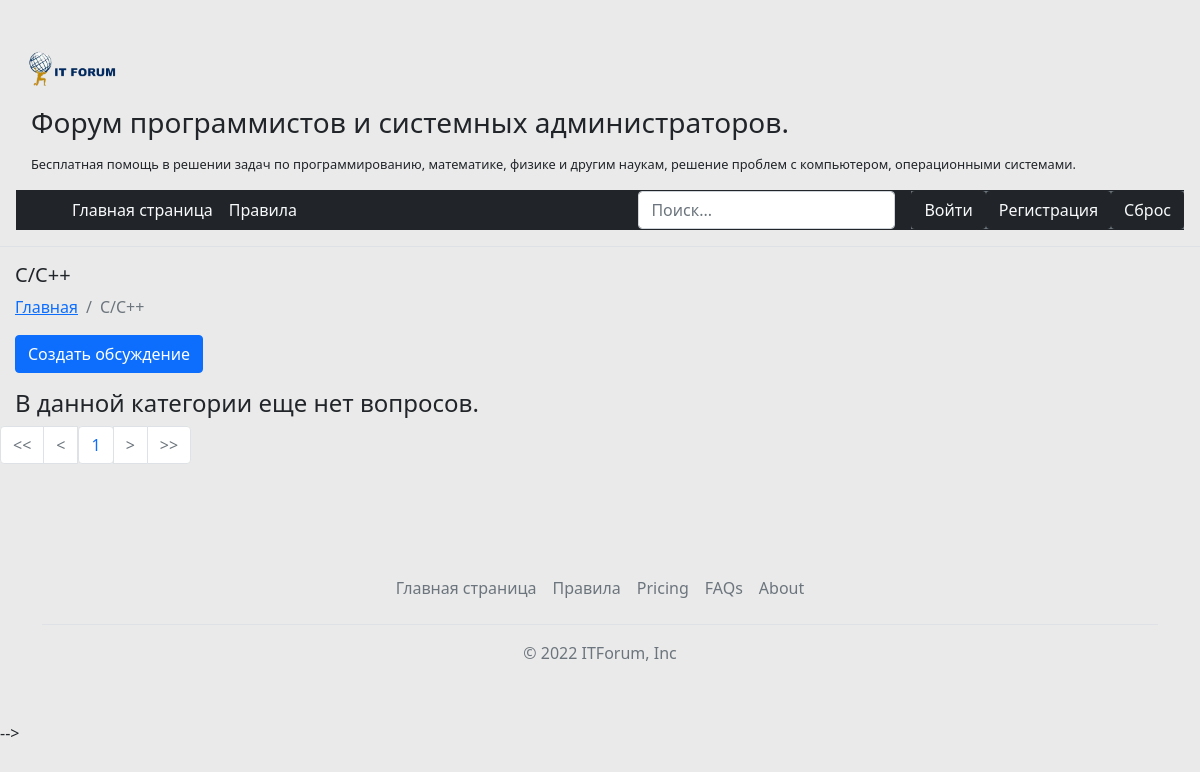
The page /category/1 on the database as committed earlier.
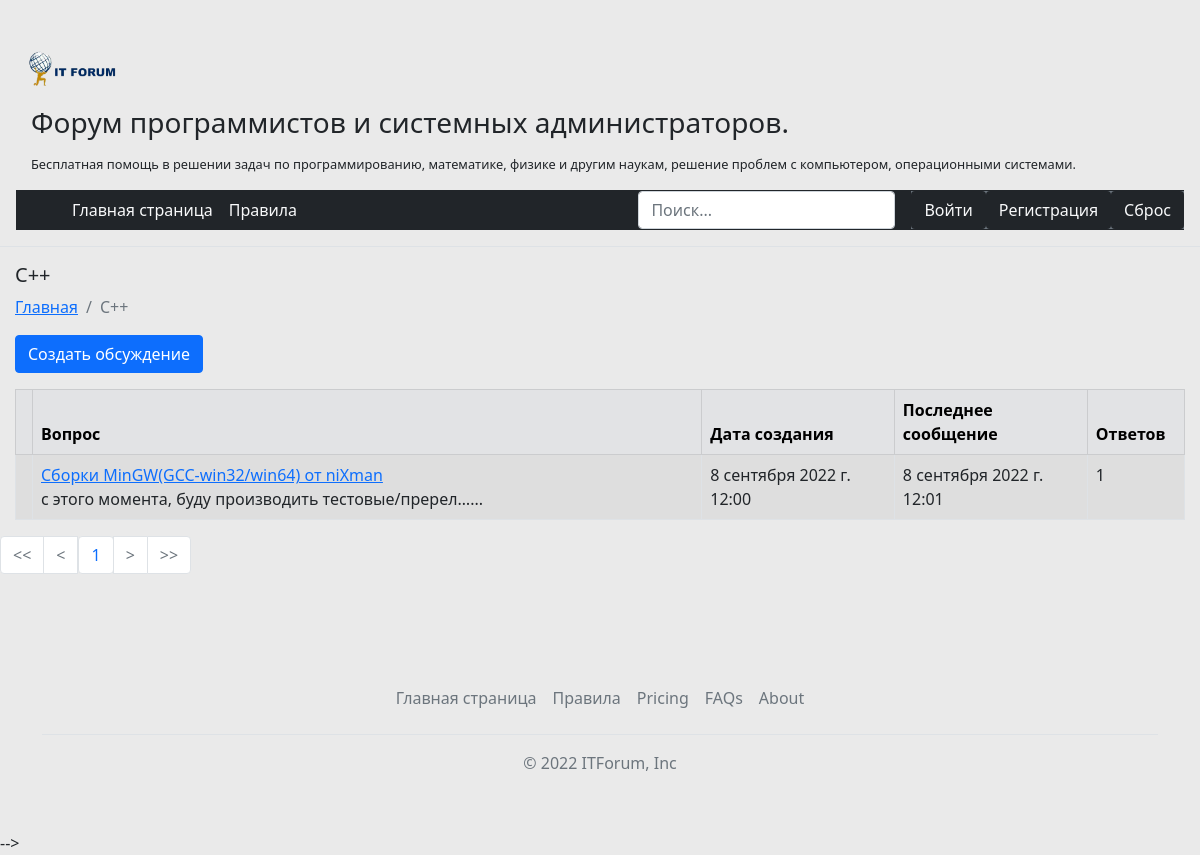
The same page on the database as committed later.
### forumBase/models.py (models this page shows, shortened)
class Category(models.Model):
    name = models.CharField(max_length=100, verbose_name='Наименование', null=False, default='Без наименование')
    forum = models.ForeignKey('Forum', on_delete=models.SET_NULL, null=True, blank=True, related_name='categories')
    class Meta:
        ordering = ['name']
    def __str__(self):
        return f'{self.name}'

class Topic(models.Model):
    id = models.UUIDField(primary_key=True, default=uuid.uuid4, editable=False)
    choice = [
        ('Открыта', 1),
        ('Закрыта', 2),
        ('Решена', 3),
    ]
    name = models.CharField(max_length=200, verbose_name='Тема', null=False, default='Без темы')
    CategoryId = models.ForeignKey(Category, on_delete=models.CASCADE, related_name='topics', null=False,
                                   verbose_name='Категория')
    Creator = models.ForeignKey(CustomUser, on_delete=models.CASCADE, related_name='user_topics', null=False,
                                verbose_name='Создатель')
    DateOfCreation = models.DateTimeField(auto_now_add=True, verbose_name='Дата создания')
    Description = models.TextField(verbose_name='Описание', null=True)
    status = models.CharField(max_length=20, choices=choice, null=False, default=1)
    AveregeRaiting = models.DecimalField(max_digits=3, decimal_places=2, verbose_name='Средний рейтинг', default=0)
    class Meta:
        ordering = ['DateOfCreation']

### forumBase/views.py (the view)
# urls.py: path('category/<int:pk>', Topics.as_view(), name='category'),
class Topics(ListView):
    model = Topic
    template_name = 'pages/category.html'
    context_object_name = 'topicss'
    paginate_by = 12
    def get_queryset(self):
        Result = Topic.objects.filter(CategoryId=self.kwargs['pk']).annotate(
            lastmessage=Max('messagees__DateOfComment')).order_by('-DateOfCreation')
        if Result.count() == 0:
            return 'Error'
        return Result
    def get_context_data(self, *, object_list=None, **kwargs):
        context = super(Topics, self).get_context_data(**kwargs)
        if not isinstance(context['topicss'], str):
            context['category'] = context['topicss'][0].CategoryId
        else:
            context['category'] = Category.objects.get(pk=self.kwargs['pk'])
        return context

### templates/pages/category.html (shortened to what this page needs)
{% extends 'pages/_base.html' %}
{% block content %}
<h5 class="headerss">{{category}}</h5>
<nav class='headerss' aria-label="breadcrumb">
  <ol class="breadcrumb">
    <li class="breadcrumb-item"><a href="{% url 'home' %}">Главная</a></li>
    <li class="breadcrumb-item active" aria-current="page" href="{% url 'category' category.id %}">{{category}}</li>
  </ol>
</nav>
<a class='btn btn-primary  headerss' href="{% url 'createtopic' category.id %}">Создать обсуждение</a>
{% if topicss == 'Error' %}
<h4 class ="headerss">В данной категории еще нет вопросов.</h4>
{% else %}
<div class="row">
    <div class="col">
        <div class="table-responsive headerss">
            <table class="table table-hover table-striped table-bordered">
                <thead class="table-secondary">
                <tr>
                    <th scope="col"></th>
                    <th scope="col">Вопрос</th>
                    <th scope="col">Дата создания</th>
                    <th scope="col">Последнее сообщение</th>
                    <th scope="col">Ответов</th>
                </tr>
                </thead>
                <tbody class="table-striped">
                {% for topic in topicss %}
                  <tr>
                    <th class="col">
                      </th>
                    <td class="col-7"><a href="{% url 'topic' category.id topic.pk %}">{{topic.name}}</a><br/>{{topic.Description|truncatechars:50}}...</td>
                    <td class="col-2">{{topic.DateOfCreation}}</td>
                    {% if topic.lastmessage != None %}
                    <td class="col-2">{{topic.lastmessage}}</td>
                    {% else %}
                    <td class ="col-2">-</td>
                    {% endif %}
                    <td class="col-2">{{topic.messagees.count}}</td>
                </tr>
                     {% endfor %}
                    {% endif %}
                </tbody>
            </table>
        </div>
    </div>
</div>
<div class="pagination">
    <ul class="pagination justify-content-center">
        {% if page_obj.number == 1 %}
        <li class="page-item disabled"><a class = 'page-link' href="?page=1"><<</a></li>
        {% else %}
        <li class="page-item"><a class = 'page-link' href="?page=1"><<</a></li>
        {% endif %}
        {% if page_obj.has_previous %}
            <li class="page-item"><a class = 'page-link' href="?page={{ page_obj.previous_page_number}}"><</a></li>
        {% else %}
            <li class="page-item disabled">
                <a class="page-link" href="#" tabindex="-1"><</a>
          </li>
        {% endif %}
        <span class="current">
             <li class="page-item"><a class="page-link">{{page_obj.number }}</a></li>
        </span>
        {% if page_obj.has_next %}
        <li class="page-item"> <a class = 'page-link' href="?page={{ page_obj.next_page_number }}"> > </a></li>
        {% else %}
           <li class="page-item disabled">
                <a class="page-link" href="#" tabindex="-1">>  </a>
          </li>
        {% endif %}
        {% if page_obj.paginator.num_pages != page_obj.number %}
            <li class="page-item"><a class = 'page-link' href="?page={{page_obj.paginator.num_pages}}">>></a></li>
        {% else %}
             <li class="page-item disabled"><a class = 'page-link' href="?page={{page_obj.paginator.num_pages}}">>></a></li>
        {% endif %}
    </ul>
</div>
{% endblock content %}

Rows that differ between the two databases and show on the page:
changed Category: name "C/C++" → "С++"
added Topic: name "Сборки MinGW(GCC-win32/win64) от niXman", Description "с этого момента, буду производить тестовые/пререл…", DateOfCreation "8 сентября 2022 г. 12:00", lastmessage "8 сентября 2022 г. 12:01", messagees.count "1"
Other text that changed with them:
text no longer shown: "В данной категории еще нет вопросов."
text now shown: "Вопрос Дата создания Последнее сообщение Ответов"
